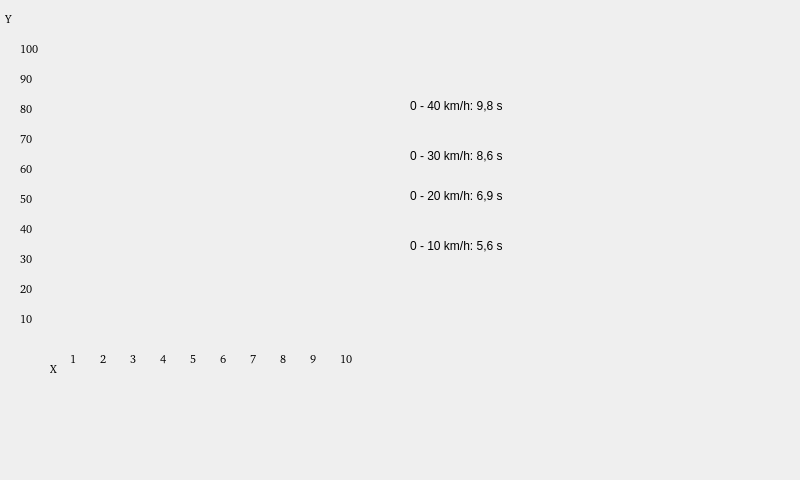
<?xml version="1.0" encoding="UTF-8"?>
<ui version="4.0">
 <class>ResultDialog</class>
 <widget class="QDialog" name="ResultDialog">
  <property name="geometry">
   <rect>
    <x>0</x>
    <y>0</y>
    <width>800</width>
    <height>480</height>
   </rect>
  </property>
  <property name="windowTitle">
   <string>Dialog</string>
  </property>
  <widget class="QLabel" name="labelResult10kmh">
   <property name="geometry">
    <rect>
     <x>410</x>
     <y>230</y>
     <width>191</width>
     <height>31</height>
    </rect>
   </property>
   <property name="text">
    <string>0 - 10 km/h: 5,6 s</string>
   </property>
  </widget>
  <widget class="QLabel" name="labelResult40kmh">
   <property name="geometry">
    <rect>
     <x>410</x>
     <y>90</y>
     <width>191</width>
     <height>31</height>
    </rect>
   </property>
   <property name="text">
    <string>0 - 40 km/h: 9,8 s</string>
   </property>
  </widget>
  <widget class="QLabel" name="labelResult20kmh">
   <property name="geometry">
    <rect>
     <x>410</x>
     <y>180</y>
     <width>191</width>
     <height>31</height>
    </rect>
   </property>
   <property name="text">
    <string>0 - 20 km/h: 6,9 s</string>
   </property>
  </widget>
  <widget class="QLabel" name="labelResult30kmh">
   <property name="geometry">
    <rect>
     <x>410</x>
     <y>140</y>
     <width>191</width>
     <height>31</height>
    </rect>
   </property>
   <property name="text">
    <string>0 - 30 km/h: 8,6 s</string>
   </property>
  </widget>
  <widget class="QLabel" name="labelY2">
   <property name="geometry">
    <rect>
     <x>20</x>
     <y>280</y>
     <width>31</width>
     <height>17</height>
    </rect>
   </property>
   <property name="font">
    <font>
     <family>Bitstream Charter</family>
     <pointsize>8</pointsize>
    </font>
   </property>
   <property name="text">
    <string>20</string>
   </property>
  </widget>
  <widget class="QLabel" name="labelY6">
   <property name="geometry">
    <rect>
     <x>20</x>
     <y>160</y>
     <width>31</width>
     <height>17</height>
    </rect>
   </property>
   <property name="font">
    <font>
     <family>Bitstream Charter</family>
     <pointsize>8</pointsize>
    </font>
   </property>
   <property name="text">
    <string>60</string>
   </property>
  </widget>
  <widget class="QLabel" name="labelY1">
   <property name="geometry">
    <rect>
     <x>20</x>
     <y>310</y>
     <width>31</width>
     <height>17</height>
    </rect>
   </property>
   <property name="font">
    <font>
     <family>Bitstream Charter</family>
     <pointsize>8</pointsize>
    </font>
   </property>
   <property name="text">
    <string>10</string>
   </property>
  </widget>
  <widget class="QLabel" name="labelY10">
   <property name="geometry">
    <rect>
     <x>20</x>
     <y>40</y>
     <width>31</width>
     <height>17</height>
    </rect>
   </property>
   <property name="font">
    <font>
     <family>Bitstream Charter</family>
     <pointsize>8</pointsize>
    </font>
   </property>
   <property name="text">
    <string>100</string>
   </property>
  </widget>
  <widget class="QLabel" name="labelY3">
   <property name="geometry">
    <rect>
     <x>20</x>
     <y>250</y>
     <width>31</width>
     <height>17</height>
    </rect>
   </property>
   <property name="font">
    <font>
     <family>Bitstream Charter</family>
     <pointsize>8</pointsize>
    </font>
   </property>
   <property name="text">
    <string>30</string>
   </property>
  </widget>
  <widget class="QLabel" name="labelYLine">
   <property name="geometry">
    <rect>
     <x>5</x>
     <y>10</y>
     <width>171</width>
     <height>17</height>
    </rect>
   </property>
   <property name="font">
    <font>
     <family>Bitstream Charter</family>
     <pointsize>8</pointsize>
    </font>
   </property>
   <property name="text">
    <string>Y</string>
   </property>
  </widget>
  <widget class="QLabel" name="labelY4">
   <property name="geometry">
    <rect>
     <x>20</x>
     <y>220</y>
     <width>31</width>
     <height>17</height>
    </rect>
   </property>
   <property name="font">
    <font>
     <family>Bitstream Charter</family>
     <pointsize>8</pointsize>
    </font>
   </property>
   <property name="text">
    <string>40</string>
   </property>
  </widget>
  <widget class="QLabel" name="labelY7">
   <property name="geometry">
    <rect>
     <x>20</x>
     <y>130</y>
     <width>31</width>
     <height>17</height>
    </rect>
   </property>
   <property name="font">
    <font>
     <family>Bitstream Charter</family>
     <pointsize>8</pointsize>
    </font>
   </property>
   <property name="text">
    <string>70</string>
   </property>
  </widget>
  <widget class="QLabel" name="labelY8">
   <property name="geometry">
    <rect>
     <x>20</x>
     <y>100</y>
     <width>31</width>
     <height>17</height>
    </rect>
   </property>
   <property name="font">
    <font>
     <family>Bitstream Charter</family>
     <pointsize>8</pointsize>
    </font>
   </property>
   <property name="text">
    <string>80</string>
   </property>
  </widget>
  <widget class="QLabel" name="labelY5">
   <property name="geometry">
    <rect>
     <x>20</x>
     <y>190</y>
     <width>31</width>
     <height>17</height>
    </rect>
   </property>
   <property name="font">
    <font>
     <family>Bitstream Charter</family>
     <pointsize>8</pointsize>
    </font>
   </property>
   <property name="text">
    <string>50</string>
   </property>
  </widget>
  <widget class="QLabel" name="labelY9">
   <property name="geometry">
    <rect>
     <x>20</x>
     <y>70</y>
     <width>31</width>
     <height>17</height>
    </rect>
   </property>
   <property name="font">
    <font>
     <family>Bitstream Charter</family>
     <pointsize>8</pointsize>
    </font>
   </property>
   <property name="text">
    <string>90</string>
   </property>
  </widget>
  <widget class="QLabel" name="labelX1">
   <property name="geometry">
    <rect>
     <x>70</x>
     <y>350</y>
     <width>31</width>
     <height>17</height>
    </rect>
   </property>
   <property name="font">
    <font>
     <family>Bitstream Charter</family>
     <pointsize>8</pointsize>
    </font>
   </property>
   <property name="text">
    <string>1</string>
   </property>
  </widget>
  <widget class="QLabel" name="labelX3">
   <property name="geometry">
    <rect>
     <x>130</x>
     <y>350</y>
     <width>31</width>
     <height>17</height>
    </rect>
   </property>
   <property name="font">
    <font>
     <family>Bitstream Charter</family>
     <pointsize>8</pointsize>
    </font>
   </property>
   <property name="text">
    <string>3</string>
   </property>
  </widget>
  <widget class="QLabel" name="labelX5">
   <property name="geometry">
    <rect>
     <x>190</x>
     <y>350</y>
     <width>31</width>
     <height>17</height>
    </rect>
   </property>
   <property name="font">
    <font>
     <family>Bitstream Charter</family>
     <pointsize>8</pointsize>
    </font>
   </property>
   <property name="text">
    <string>5</string>
   </property>
  </widget>
  <widget class="QLabel" name="labelX9">
   <property name="geometry">
    <rect>
     <x>310</x>
     <y>350</y>
     <width>31</width>
     <height>17</height>
    </rect>
   </property>
   <property name="font">
    <font>
     <family>Bitstream Charter</family>
     <pointsize>8</pointsize>
    </font>
   </property>
   <property name="text">
    <string>9</string>
   </property>
  </widget>
  <widget class="QLabel" name="labelX7">
   <property name="geometry">
    <rect>
     <x>250</x>
     <y>350</y>
     <width>31</width>
     <height>17</height>
    </rect>
   </property>
   <property name="font">
    <font>
     <family>Bitstream Charter</family>
     <pointsize>8</pointsize>
    </font>
   </property>
   <property name="text">
    <string>7</string>
   </property>
  </widget>
  <widget class="QLabel" name="labelX2">
   <property name="geometry">
    <rect>
     <x>100</x>
     <y>350</y>
     <width>31</width>
     <height>17</height>
    </rect>
   </property>
   <property name="font">
    <font>
     <family>Bitstream Charter</family>
     <pointsize>8</pointsize>
    </font>
   </property>
   <property name="text">
    <string>2</string>
   </property>
  </widget>
  <widget class="QLabel" name="labelX6">
   <property name="geometry">
    <rect>
     <x>220</x>
     <y>350</y>
     <width>31</width>
     <height>17</height>
    </rect>
   </property>
   <property name="font">
    <font>
     <family>Bitstream Charter</family>
     <pointsize>8</pointsize>
    </font>
   </property>
   <property name="text">
    <string>6</string>
   </property>
  </widget>
  <widget class="QLabel" name="labelX8">
   <property name="geometry">
    <rect>
     <x>280</x>
     <y>350</y>
     <width>31</width>
     <height>17</height>
    </rect>
   </property>
   <property name="font">
    <font>
     <family>Bitstream Charter</family>
     <pointsize>8</pointsize>
    </font>
   </property>
   <property name="text">
    <string>8</string>
   </property>
  </widget>
  <widget class="QLabel" name="labelXLine">
   <property name="geometry">
    <rect>
     <x>50</x>
     <y>360</y>
     <width>170</width>
     <height>17</height>
    </rect>
   </property>
   <property name="font">
    <font>
     <family>Bitstream Charter</family>
     <pointsize>8</pointsize>
    </font>
   </property>
   <property name="text">
    <string>X</string>
   </property>
  </widget>
  <widget class="QLabel" name="labelX10">
   <property name="geometry">
    <rect>
     <x>340</x>
     <y>350</y>
     <width>31</width>
     <height>17</height>
    </rect>
   </property>
   <property name="font">
    <font>
     <family>Bitstream Charter</family>
     <pointsize>8</pointsize>
    </font>
   </property>
   <property name="text">
    <string>10</string>
   </property>
  </widget>
  <widget class="QLabel" name="labelX4">
   <property name="geometry">
    <rect>
     <x>160</x>
     <y>350</y>
     <width>31</width>
     <height>17</height>
    </rect>
   </property>
   <property name="font">
    <font>
     <family>Bitstream Charter</family>
     <pointsize>8</pointsize>
    </font>
   </property>
   <property name="text">
    <string>4</string>
   </property>
  </widget>
 </widget>
 <resources/>
 <connections/>
</ui>
